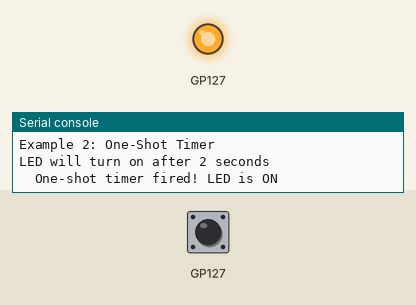
Recording of a program running on a simulated Raspberry Pi Pico running MicroPython. On the bench: output pins drawn as LEDs (lit = HIGH), the last lines printed to the serial console. The inputs (shaded band) are chosen by the test bench; at power-on: GP127 HIGH.

Above: at 7.1 s.
At 14.4 s:
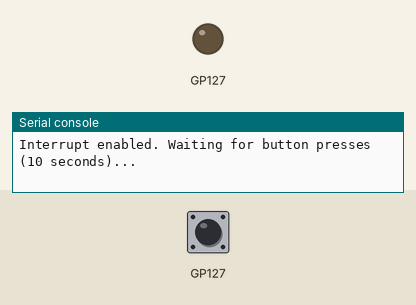
14.5 s: GP127 pulled LOW for 0.15 s
24.5 s: GP127 pulled LOW for 1 s
Timing chart, 0 to 27.5 s (numbered marks = the images above; inputs shaded):
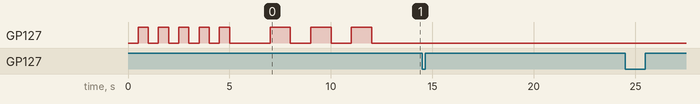

The program:

11_timer_interrupt.py
```python
"""
Timer and Interrupt Example for PSoC™ 6 MicroPython

This example demonstrates using timers and interrupts for:
- Periodic task execution
- Precise timing without blocking
- Hardware timer callbacks
- External interrupt handling (button press)

Timers allow executing code at regular intervals without blocking
the main program, making them essential for real-time applications.

Interrupts allow responding immediately to external events (button press,
sensor trigger, etc.) instead of constantly polling.
"""

from machine import Pin, Timer
import time

print("Timer and Interrupt Example for PSoC™ 6")
print("=" * 50)

# Configuration
LED_PIN = 'P13_7'
BUTTON_PIN = 'P0_4'

# Initialize LED
led = Pin(LED_PIN, Pin.OUT)
led.off()

# Counter for demonstrations
tick_count = 0
button_press_count = 0

# =========================================================================
# Example 1: Software Timer (Periodic Callback)
# =========================================================================
print("\nExample 1: Periodic Timer (5 seconds)")
print("LED will blink automatically using a timer")

def timer_callback(timer):
    """Called automatically by the timer"""
    global tick_count
    led.toggle()
    tick_count += 1
    print(f"  Timer tick {tick_count}: LED toggled")

# Create timer that triggers every 500ms
timer1 = Timer(0)
timer1.init(period=500, mode=Timer.PERIODIC, callback=timer_callback)

# Let it run for 5 seconds
time.sleep(5)

# Stop the timer
timer1.deinit()
print(f"Timer stopped after {tick_count} ticks")
led.off()
tick_count = 0

# =========================================================================
# Example 2: One-Shot Timer
# =========================================================================
print("\nExample 2: One-Shot Timer")
print("LED will turn on after 2 seconds")

def one_shot_callback(timer):
    """Called once after the delay"""
    led.on()
    print("  One-shot timer fired! LED is ON")

led.off()
timer2 = Timer(1)
timer2.init(period=2000, mode=Timer.ONE_SHOT, callback=one_shot_callback)

# Wait for the timer to fire
time.sleep(3)
led.off()
timer2.deinit()

# =========================================================================
# Example 3: Multiple Timers
# =========================================================================
print("\nExample 3: Multiple Timers Running Simultaneously (5 seconds)")

fast_count = 0
slow_count = 0

def fast_timer_callback(timer):
    """Fast timer: 200ms"""
    global fast_count
    fast_count += 1
    print(f"  Fast: {fast_count}")

def slow_timer_callback(timer):
    """Slow timer: 1000ms"""
    global slow_count
    slow_count += 1
    led.toggle()
    print(f"  Slow: {slow_count} (LED toggled)")

# Create two timers with different periods
fast_timer = Timer(0)
slow_timer = Timer(1)

fast_timer.init(period=200, mode=Timer.PERIODIC, callback=fast_timer_callback)
slow_timer.init(period=1000, mode=Timer.PERIODIC, callback=slow_timer_callback)

# Let both run
time.sleep(5)

# Clean up
fast_timer.deinit()
slow_timer.deinit()
led.off()
print(f"Fast timer: {fast_count} ticks, Slow timer: {slow_count} ticks")

# =========================================================================
# Example 4: External Interrupt (Button Press)
# =========================================================================
print("\nExample 4: External Interrupt on Button Press")
print("Press the button (or connect pin to GND) to trigger interrupt")

def button_callback(pin):
    """Called when button is pressed"""
    global button_press_count
    button_press_count += 1
    led.toggle()
    print(f"  Button pressed! Count: {button_press_count}")

# Configure button with pull-up (active low)
button = Pin(BUTTON_PIN, Pin.IN, Pin.PULL_UP)

# Set up interrupt on falling edge (button press)
button.irq(trigger=Pin.IRQ_FALLING, handler=button_callback)

print("Interrupt enabled. Waiting for button presses (10 seconds)...")
time.sleep(10)

# Disable interrupt
button.irq(handler=None)
print(f"Button was pressed {button_press_count} times")
led.off()

# =========================================================================
# Example 5: Rising and Falling Edge Interrupts
# =========================================================================
print("\nExample 5: Both Rising and Falling Edge Interrupts")
print("Detecting both button press and release")

press_count = 0
release_count = 0

def button_press_callback(pin):
    """Called on falling edge (press)"""
    global press_count
    press_count += 1
    led.on()
    print(f"  Button PRESSED (count: {press_count})")

def button_release_callback(pin):
    """Called on rising edge (release)"""
    global release_count
    release_count += 1
    led.off()
    print(f"  Button RELEASED (count: {release_count})")

# Note: MicroPython typically supports only one interrupt per pin
# This example shows the concept - implementation may vary
button.irq(trigger=Pin.IRQ_FALLING | Pin.IRQ_RISING,
           handler=lambda p: button_press_callback(p) if p.value() == 0
                           else button_release_callback(p))

print("Press and release the button (10 seconds)...")
time.sleep(10)

button.irq(handler=None)
print(f"Presses: {press_count}, Releases: {release_count}")

# =========================================================================
# Example 6: Timer for Periodic Task (Non-blocking)
# =========================================================================
print("\nExample 6: Non-blocking Periodic Task with Timer")
print("Main loop continues while timer handles LED blinking")

def blink_callback(timer):
    """Blink LED in background"""
    led.toggle()

# Start background timer
blink_timer = Timer(0)
blink_timer.init(period=200, mode=Timer.PERIODIC, callback=blink_callback)

# Main loop can do other work
print("Main loop running while LED blinks in background...")
for i in range(10):
    print(f"  Main loop iteration {i+1}")
    # Simulate other work
    time.sleep(0.5)

# Stop background task
blink_timer.deinit()
led.off()
print("Background blinking stopped")

# =========================================================================
# Example 7: Watchdog-like Timer
# =========================================================================
print("\nExample 7: Timeout Detection with Timer")

timeout_occurred = False

def timeout_callback(timer):
    """Called if timeout occurs"""
    global timeout_occurred
    timeout_occurred = True
    print("  TIMEOUT! System not responding")

# Create watchdog-style timer (5 second timeout)
watchdog = Timer(2)
watchdog.init(period=5000, mode=Timer.ONE_SHOT, callback=timeout_callback)

# Simulate normal operation (reset timer before timeout)
print("Simulating normal operation...")
for i in range(3):
    print(f"  Working... {i+1}")
    time.sleep(1)
    # Reset the timer (feed the watchdog)
    watchdog.deinit()
    watchdog.init(period=5000, mode=Timer.ONE_SHOT, callback=timeout_callback)

print("  All tasks completed normally")
watchdog.deinit()

# Now simulate a timeout
print("\nSimulating system hang (no timer reset)...")
watchdog.init(period=2000, mode=Timer.ONE_SHOT, callback=timeout_callback)
time.sleep(3)  # Don't reset timer - let it timeout

if timeout_occurred:
    print("Timeout was detected and handled")

watchdog.deinit()

print("\n" + "=" * 50)
print("Timer and Interrupt examples completed")
led.off()

"""
Timer Modes:
- Timer.ONE_SHOT: Fires once after specified period
- Timer.PERIODIC: Fires repeatedly at specified intervals

Timer Functions:
- timer.init(period, mode, callback) - Initialize and start timer
- timer.deinit() - Stop and disable timer
- period is in milliseconds

Interrupt Triggers:
- Pin.IRQ_FALLING: Trigger on high-to-low transition
- Pin.IRQ_RISING: Trigger on low-to-high transition
- Pin.IRQ_FALLING | Pin.IRQ_RISING: Trigger on both edges

Interrupt Functions:
- pin.irq(trigger, handler) - Set up interrupt
- pin.irq(handler=None) - Disable interrupt

Best Practices:
1. Keep interrupt handlers SHORT and FAST
2. Don't use blocking operations in interrupts (no sleep!)
3. Don't print extensively in interrupts (can cause issues)
4. Use flags to communicate between interrupts and main code
5. Consider debouncing for mechanical buttons
6. Always clean up (deinit) timers when done

Common Use Cases:
- Periodic sensor readings without blocking
- LED blinking while doing other tasks
- Button press detection
- Timeout detection
- Event counting
- PWM generation (though hardware PWM is better)
- Scheduling multiple tasks

Debouncing Example:
For mechanical buttons, add a small delay or use a timer
to ignore multiple rapid triggers caused by button bounce.
"""

# Helper function for debouncing (example)
def debounced_button_handler(pin):
    """Button handler with simple debounce"""
    # Disable interrupt temporarily
    pin.irq(handler=None)

    # Your button handling code here
    led.toggle()
    print("Debounced button press")

    # Re-enable after delay
    time.sleep_ms(200)  # 200ms debounce time
    pin.irq(trigger=Pin.IRQ_FALLING, handler=debounced_button_handler)
```
